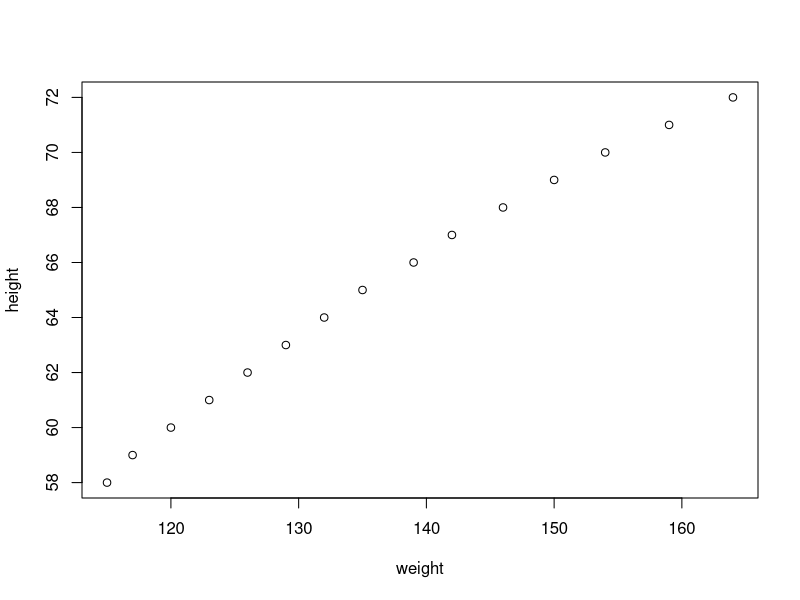

Source code (R):
height <- c( 58, 59, 60, 61, 62, 63, 64, 65, 66, 67, 68, 69, 70, 71, 72)

weight <- c(115, 117, 120, 123, 126, 129, 132, 135, 139, 142, 146, 150, 154, 159, 164)



print(mean(height))

print(sd(weight))


print(cor(weight, height))


plot(weight, height)
